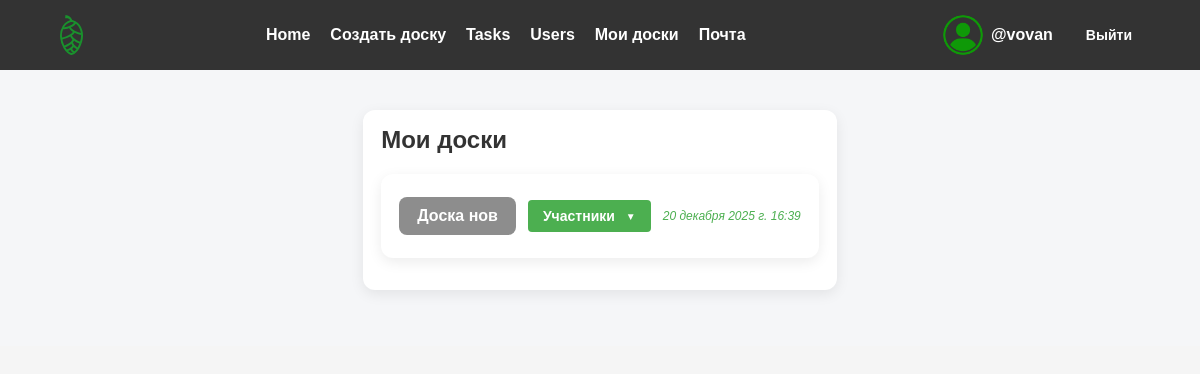
The page /boards/my-boards/ (signed in) on the database as committed earlier.
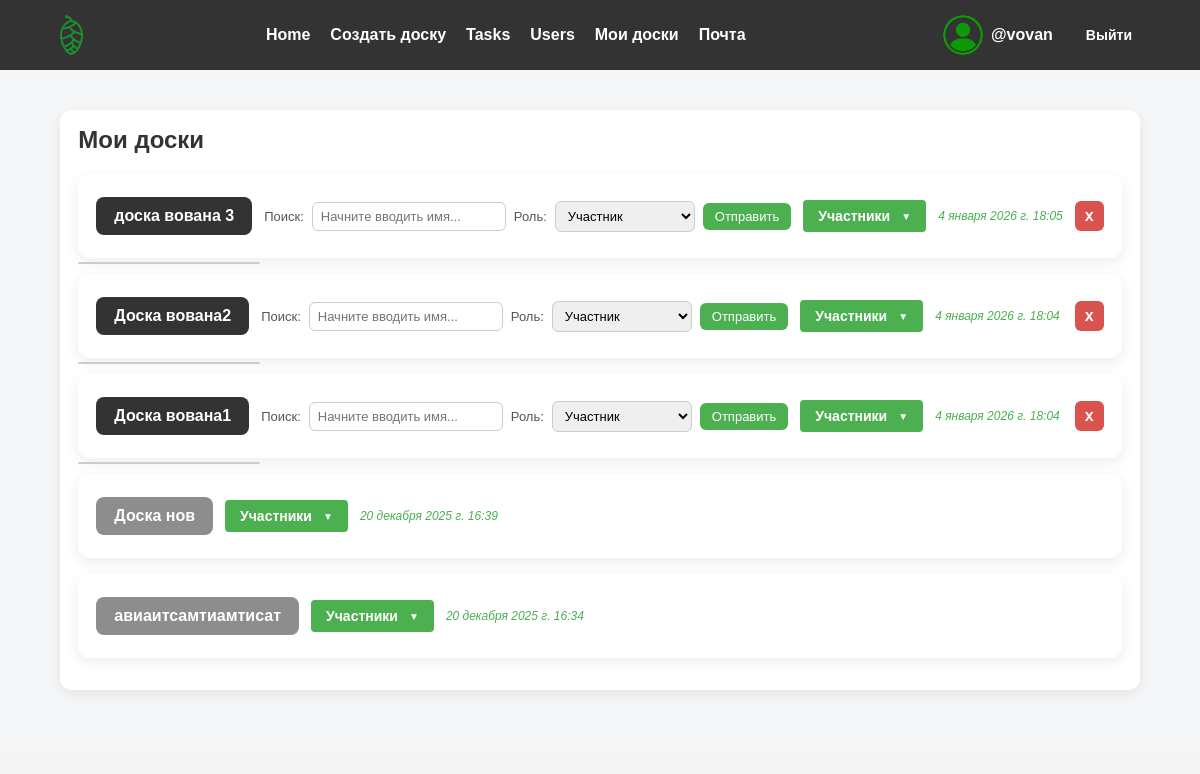
The same page on the database as committed later.
### boards/models.py (models this page shows, shortened)
class Board(models.Model):
    owner = models.ForeignKey(User, on_delete=models.CASCADE)
    title = models.CharField(max_length=200, blank=True)
    created = models.DateTimeField(auto_now_add=True)
    updated = models.DateTimeField(auto_now=True)
    hidden = models.BooleanField(default=True)

### boards/views.py (the view)
# urls.py: path('my-boards/', views.my_boards, name='my-boards'),
@login_required(login_url='login')
def my_boards(request):
    user = request.user
    owned_boards = Board.objects.filter(owner=user)
    permitted_boards = Board.objects.filter(
        boardpermit__user=user
    ).exclude(owner=user)
    boards = (owned_boards | permitted_boards).order_by('-created').distinct()
    context = {
        'boards': boards.distinct()
    }
    return render(request, 'boards/my-boards.html', context)

### boards/templates/boards/my-boards.html (shortened to what this page needs)
{% extends 'base.html' %}
{% load static %}
{% block profile %}
<link rel="stylesheet" href="{% static 'styles/my-boards.css' %}"/>
{% endblock %}
{% block content %}
<main>
    <div class="board-container" data-board-id="{{ board.id }}">
        <div class="boards">
            <h2>Мои доски</h2>
            {% for board in boards %}
            <div class="board-container"
                 data-board-id="{{ board.id }}"
                 data-board-owner-id="{{ board.owner.id }}">
                <a href="{% url 'boards-page' board.id %}"
                   class="board-title"
                   style="{% if request.user != board.owner %}background-color: #8d8d8d{% endif %}"
                >{{board.title}}</a>
                <div class="{% if request.user != board.owner %}hidden{% endif %}">
                    <form
                        method="post"
                        class="email-compose"
                        data-board-id="{{ board.id }}"
                        data-search-url="{% url 'search-users-for-board' %}"
                        action="{% url 'add-board-member' board.id %}"
                    >
                    <label for="recipient-{{ board.id }}">Поиск:</label>
                    <input
                            type="text"
                            id="recipient-{{ board.id }}"
                            autocomplete="off"
                            placeholder="Начните вводить имя..."
                            required
                    />
                    <div id="suggestions-{{ board.id }}" class="suggestions"></div>
                    <label for="role-{{ board.id }}">Роль:</label>
                    <select name="role" id="role-{{ board.id }}" required>
                        <option value="member">Участник</option>
                    </select>
                    <button type="submit" class="btn compose">Отправить</button>
                </form>
                </div>
                <button type="button"
                        class="toggle-users"
                        data-board-id="{{ board.id }}"
                        data-current-user-id="{{ request.user.id }}">
                    Участники <span class="arrow">▼</span>
                </button>
                <div class="board-created">{{ board.created }}</div>
                <div class="permit {% if request.user != board.owner %}hidden{% endif %}">
                    <form
                            method="post"
                            action="{% url 'delete_board' board.id %}"
                            style="display: inline"
                            class="delete-board"
                    >
                        <button type="submit" class="delete-board">x</button>
                    </form>
                </div>
            </div>
            {% endfor %}
        </div>
    </div>
</main>
{% endblock %}

Rows that differ between the two databases and show on the page:
added Board: title "доска вована 3", role "Участник", created "4 января 2026 г. 18:05"
added Board: title "Доска вована2", role "Участник", created "4 января 2026 г. 18:04"
added Board: title "Доска вована1", role "Участник", created "4 января 2026 г. 18:04"
now on this page (row unchanged): Board: title "авиаитсамтиамтисат", created "20 декабря 2025 г. 16:34"
